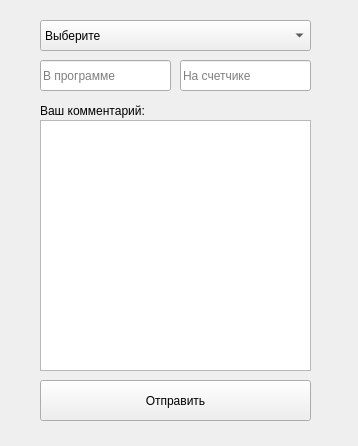
<?xml version="1.0" encoding="UTF-8"?>
<ui version="4.0">
 <class>chatUserForm</class>
 <widget class="QWidget" name="chatUserForm">
  <property name="geometry">
   <rect>
    <x>0</x>
    <y>0</y>
    <width>358</width>
    <height>446</height>
   </rect>
  </property>
  <property name="windowTitle">
   <string>Претензия</string>
  </property>
  <widget class="QPushButton" name="sendButton">
   <property name="geometry">
    <rect>
     <x>40</x>
     <y>380</y>
     <width>271</width>
     <height>41</height>
    </rect>
   </property>
   <property name="text">
    <string>Отправить</string>
   </property>
  </widget>
  <widget class="QTextEdit" name="messageTextbox">
   <property name="geometry">
    <rect>
     <x>40</x>
     <y>120</y>
     <width>271</width>
     <height>251</height>
    </rect>
   </property>
  </widget>
  <widget class="QComboBox" name="choiceBox">
   <property name="geometry">
    <rect>
     <x>40</x>
     <y>20</y>
     <width>271</width>
     <height>31</height>
    </rect>
   </property>
   <item>
    <property name="text">
     <string>Выберите</string>
    </property>
   </item>
   <item>
    <property name="text">
     <string>Нет электроэнергии</string>
    </property>
   </item>
   <item>
    <property name="text">
     <string>Несовпадение показаний</string>
    </property>
   </item>
  </widget>
  <widget class="QLabel" name="commentHint">
   <property name="geometry">
    <rect>
     <x>40</x>
     <y>100</y>
     <width>151</width>
     <height>21</height>
    </rect>
   </property>
   <property name="text">
    <string>Ваш комментарий:</string>
   </property>
  </widget>
  <widget class="QLineEdit" name="metTextbox">
   <property name="geometry">
    <rect>
     <x>180</x>
     <y>60</y>
     <width>131</width>
     <height>31</height>
    </rect>
   </property>
   <property name="placeholderText">
    <string>На счетчике</string>
   </property>
  </widget>
  <widget class="QLineEdit" name="progTextbox">
   <property name="geometry">
    <rect>
     <x>40</x>
     <y>60</y>
     <width>131</width>
     <height>31</height>
    </rect>
   </property>
   <property name="placeholderText">
    <string>В программе</string>
   </property>
  </widget>
 </widget>
 <resources/>
 <connections/>
</ui>
